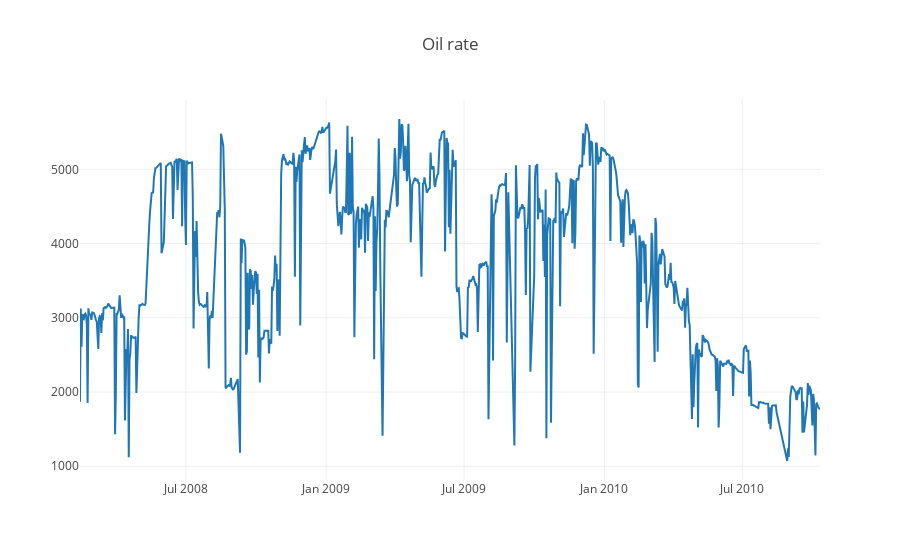

This figure's notebook cell:
### Code cell
trace2 = go.Scatter(x = df['DATEPRD'],
                  y = (df['BORE_OIL_VOL']),
                  name = "Oil rate")
data = [trace2]
layout = {"title": "Oil rate"}
fig = go.Figure(data = data, layout = layout)
py.iplot(fig)

### Figure 1 — Plotly figure (JSON) as saved in the notebook; plotly's stock layout.template omitted (floating-point values rounded to 4 significant figures; data arrays with more than 128 entries replaced by an {"elided": "..."} marker saying what was removed)
{"data": [{"name": "Oil rate", "type": "scatter", "uid": "87e6c6d4-9d98-4352-a0ff-900fe0b80dbe", "x": {"elided": "893 str values"}, "y": {"elided": "893 float values"}}], "layout": {"title": {"text": "Oil rate"}}}
